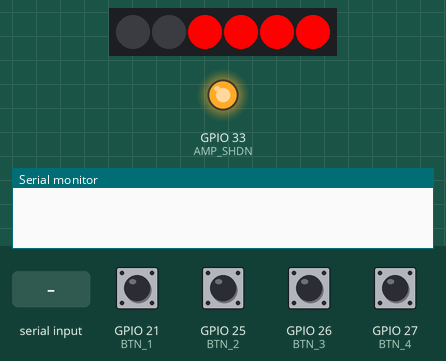
The program below on a simulated ESP32. On the bench: 6 RGB LEDs in strip order, left to right, output pins drawn as LEDs (lit = HIGH), the last lines printed to the serial monitor. The test bench sets the inputs (shaded band); at power-on: GPIO 21 (BTN_1), GPIO 25 (BTN_2), GPIO 26 (BTN_3), GPIO 27 (BTN_4) LOW. Dim RGB values are drawn brighter than linear; pins used as bus, display or sensor lines are not drawn.

Above: at 1.2 s.
1.3 s: GPIO 27 (BTN_4) pulled HIGH for 0.15 s
At 1.45 s:
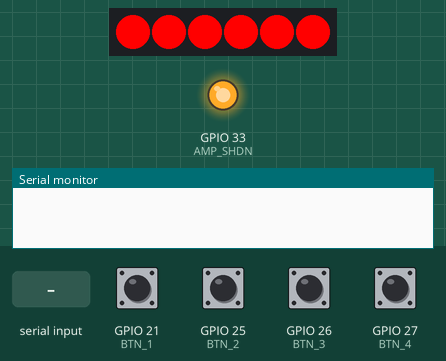
2.0 s: GPIO 21 (BTN_1) pulled HIGH for 0.15 s
At 2.05 s:
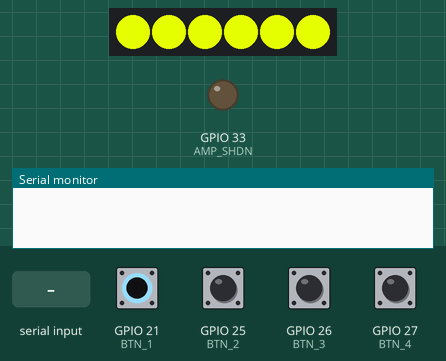
2.7 s: GPIO 26 (BTN_3) pulled HIGH for 0.15 s
At 2.95 s:
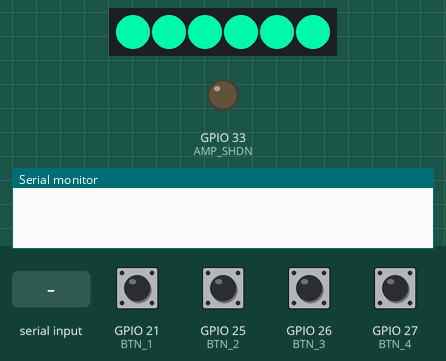
3.4 s: GPIO 26 (BTN_3) pulled HIGH for 1 s
At 3.85 s:
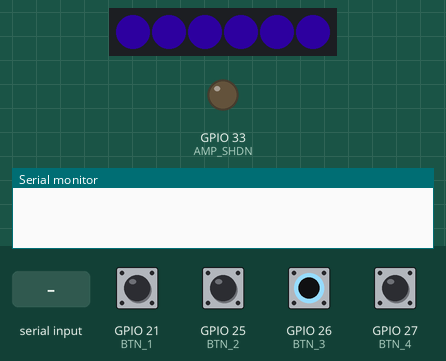
8.0 s: "1" received over Serial
At 11.06 s:
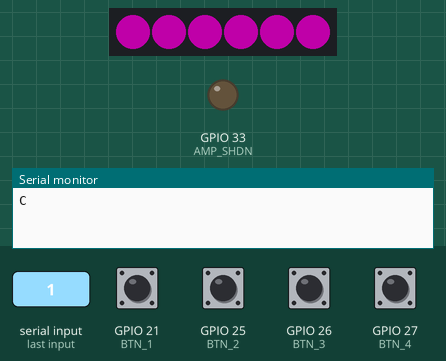
Timing chart, 0 to 15.0 s (numbered marks = the images above; inputs shaded):
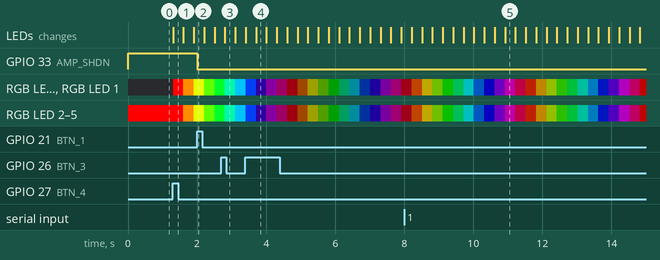

The program:

main.cpp
```cpp
#include <Arduino.h>
#include <FastLED.h>
#include <SPI.h>

#include "AudioData.h"

#define NUM_LEDS 6
CRGB leds[NUM_LEDS];
#define WS2812_PIN 22

#define CS_PIN 5
int audio_idx = 3;
SPIClass *vspi = new SPIClass(VSPI);

#define MASK 0b0011111111110000
#define GAIN_1 0x2000
#define ACTIVE 0x1000

#define BTN_1 21
#define BTN_2 25
#define BTN_3 26
#define BTN_4 27
#define AMP_SHDN 33

#define BOUNCE_TIME 5

#define uS_TO_mS_FACTOR 1000
#define TIME_TO_SLEEP  10 //ms


//state vars
bool is_fsinf_open = false;
int is_fsinf_open_buffer = 0;
#define IS_FSINF_OPEN_BUFFER_CAP 1000

uint8_t dim_value = 128;

bool playSound = false;
bool playLed = false;

bool btn1_pressed = false;
bool btn1_changed = true;
bool btn2_pressed = false;
bool btn2_changed = true;
bool btn3_pressed = false;
bool btn3_changed = true;
bool btn4_pressed = false;
bool btn4_changed = true;
uint8_t btn1_bounce = 0;
uint8_t btn2_bounce = 0;
int8_t btn3_bounce = 0;
uint8_t btn4_bounce = 0;
unsigned long next_check = 0;

long timing = micros();

bool led_change;

void leds_off(){
    for(int i = 0; i < NUM_LEDS; i++){
        leds[i] = CRGB::Black;
    }
}

void set_top_leds(CRGB color){
    leds[2] = color;
    leds[3] = color;
    leds[4] = color;
    leds[5] = color;
    led_change = true;
}

void setup() {

    esp_sleep_enable_timer_wakeup(TIME_TO_SLEEP * uS_TO_mS_FACTOR);

    vspi->begin();
    pinMode(CS_PIN, OUTPUT);

    pinMode(BTN_1, INPUT);
    pinMode(BTN_2, INPUT);
    pinMode(BTN_3, INPUT);
    pinMode(BTN_4, INPUT);

    pinMode(AMP_SHDN, OUTPUT);
    digitalWrite(AMP_SHDN, HIGH);

    Serial.begin(115200);

    //setup leds
    leds_off();
    FastLED.addLeds<WS2812B, WS2812_PIN, GRB>(leds, NUM_LEDS);

    set_top_leds(CRGB::Red);
    is_fsinf_open = false;

    FastLED.show();
}

void sendAudioData(){
    vspi->beginTransaction(SPISettings(14000000, MSBFIRST, SPI_MODE0));
    digitalWrite(vspi->pinSS(), LOW);
    uint16_t tdata = data[audio_idx] << 4;
    tdata |= ACTIVE;
    tdata &= MASK;
    vspi->transfer16(tdata);
    digitalWrite(vspi->pinSS(), HIGH);
    vspi->endTransaction();
    audio_idx = (audio_idx + 1) % length;
    if(audio_idx == 0){
        playSound = false;
        leds[0] = CRGB::Black;
        leds[1] = CRGB::Black;
        led_change = true;
        digitalWrite(AMP_SHDN, HIGH);
    }
}

void handleButtons() {

    if(btn1_bounce > 0){
        btn1_bounce -= 1;
    }

    if(btn2_bounce > 0){
        btn2_bounce -= 1;
    }

    if(btn3_bounce > 0){
        btn3_bounce -= 1;
    }

    if(btn4_bounce > 0){
        btn4_bounce -= 1;
    }

    if(digitalRead(BTN_1) == HIGH && btn1_bounce == 0 && btn1_pressed == false){
        btn1_bounce = BOUNCE_TIME;
        btn1_pressed = true;
        btn1_changed = true;
    }else if(digitalRead(BTN_1) == LOW && btn1_bounce == 0 && btn1_pressed == true){
        btn1_bounce = BOUNCE_TIME;
        btn1_pressed = false;
        btn1_changed = true;
    }

    if(digitalRead(BTN_2) == HIGH && btn2_bounce == 0 && btn2_pressed == false){
        btn2_bounce = BOUNCE_TIME;
        btn2_pressed = true;
        btn2_changed = true;
    }else if(digitalRead(BTN_2) == LOW && btn2_bounce == 0 && btn2_pressed == true){
        btn2_bounce = BOUNCE_TIME;
        btn2_pressed = false;
        btn2_changed = true;
    }

    if(digitalRead(BTN_3) == HIGH && btn3_bounce == 0 && btn3_pressed == false){
        btn3_bounce = BOUNCE_TIME;
        btn3_pressed = true;
        btn3_changed = true;
    }else if(digitalRead(BTN_3) == LOW && btn3_bounce == 0 && btn3_pressed == true){
        btn3_bounce = BOUNCE_TIME;
        btn3_pressed = false;
        btn3_changed = true;
    }

    if(digitalRead(BTN_4) == HIGH && btn4_bounce == 0 && btn4_pressed == false){
        btn4_bounce = BOUNCE_TIME;
        btn4_pressed = true;
        btn4_changed = true;
    }else if(digitalRead(BTN_4) == LOW && btn4_bounce == 0 && btn4_pressed == true){
        btn4_bounce = BOUNCE_TIME;
        btn4_pressed = false;
        btn4_changed = true;
    }
}


void handleEvents() {
    if(btn1_pressed && btn1_changed){
        btn1_changed = false;
        playSound = true;
        leds[0] = CRGB::Cyan;
        leds[1] = CRGB::Cyan;
        led_change = true;
        digitalWrite(AMP_SHDN, LOW);

    }
    if(btn2_pressed && btn2_changed){
        btn2_changed = false;
        if(is_fsinf_open) {
            set_top_leds(CRGB::Red);
            is_fsinf_open = false;
        }else{
            set_top_leds(CRGB::Green);
            is_fsinf_open = true;
        }
    }
    if(btn3_pressed && btn3_changed){
        btn3_changed = false;
        dim_value = (dim_value + 1) % 5;
        FastLED.setBrightness(32 + (50 * dim_value));
        led_change = true;
    }
    if(btn4_pressed && btn4_changed){
        btn3_changed = false;
        playLed = true;
    }
}

void handle_led(){
    if(led_change){
        led_change = false;
        FastLED.show();
    }
}

int16_t r_val = 0;
int16_t g_val = 0;
int16_t b_val = 0;
int16_t led_mode = 0;
uint8_t led_inc = 5;
void play_led() {
    if(playLed == false){
        return;
    }

    if(led_mode == 6){
        led_mode = 0;
        leds_off();
        if(is_fsinf_open){
            set_top_leds(CRGB::Green);
        } else {
            set_top_leds(CRGB::Red);
        }
        playLed = false;
        return;
    }

    if(r_val >= 255 && g_val <= 0 && b_val <= 0){
        led_mode += 1;
    }

    if(r_val >= 255 && g_val < 255 && b_val <= 0){
        g_val += led_inc;
    }else if(r_val > 0 && g_val >= 255 && b_val <= 0){
        r_val -= led_inc;
    }else if(r_val <= 0 && g_val >= 255 && b_val < 255){
        b_val += led_inc;
    }else if(r_val <= 0 && g_val > 0 && b_val >= 255){
        g_val -= led_inc;
    }else if(r_val < 255 && g_val <= 0 && b_val >= 255){
        r_val += led_inc;
    }else if(r_val >= 255 && g_val <= 0 && b_val > 0){
        b_val -= led_inc;
    }else{
        r_val = 255;
        g_val = 0;
        b_val = 0;
    }

    set_top_leds(CRGB(r_val, g_val, b_val));
    leds[0] = CRGB(r_val, g_val, b_val);
    leds[1] = CRGB(r_val, g_val, b_val);

}


void handle_serial(){
    if(Serial.available() == 0){
        return;
    }

    switch(Serial.read()){
        case 'O':
        case 'o':
            is_fsinf_open = true;
            set_top_leds(CRGB::Green);
        break;
        case 'C':
        case 'c':
            is_fsinf_open = false;
            set_top_leds(CRGB::Red);
        break;
        case 'M':
        case 'm':
            playSound = true;
            digitalWrite(AMP_SHDN, LOW);
        break;
        case 'L':
        case 'l':
            playLed = true;
        break;
        case '0':
            dim_value = 0;
            FastLED.setBrightness(32 + (50 * dim_value));
            led_change = true;
        break;
        case '1':
            dim_value = 1;
            FastLED.setBrightness(32 + (50 * dim_value));
            led_change = true;
        break;
        case '2':
            dim_value = 2;
            FastLED.setBrightness(32 + (50 * dim_value));
            led_change = true;
        break;
        case '3':
            dim_value = 3;
            FastLED.setBrightness(32 + (50 * dim_value));
            led_change = true;
        break;
        case '4':
            dim_value = 4;
            FastLED.setBrightness(32 + (50 * dim_value));
            led_change = true;
        break;

    }
}

void loop()
{
    if(next_check < micros()){
        handleButtons();
        handleEvents();
        play_led();
        handle_led();
        handle_serial();
        next_check = micros() + 10000;

        if(is_fsinf_open_buffer == IS_FSINF_OPEN_BUFFER_CAP){
            is_fsinf_open_buffer = 0;
            Serial.print('O');
        }else if(is_fsinf_open_buffer == -IS_FSINF_OPEN_BUFFER_CAP){
            is_fsinf_open_buffer = 0;
            Serial.print('C');
        }else{
            is_fsinf_open_buffer += is_fsinf_open ? 1 : -1;
        }
    }

    long currentTime = micros();
    if (playSound && (currentTime - timing) >= (1000000 / sample_rate))
    {
        timing = currentTime;
        sendAudioData();
    }else if (!playSound){
       //esp_light_sleep_start();
    }

}
```

Source omitted: AudioData.h (data table, 400143 bytes)

Measured:
- after the input at 1.3 s, RGB LED 0, RGB LED 1: off → RGB(255, 0, 0) at once, → RGB(255, 140, 0) 0.30 s later, → RGB(230, 255, 0) 0.30 s later; RGB LED 2–5: RGB(255, 0, 0) → RGB(255, 140, 0) after 0.31 s, → RGB(230, 255, 0) 0.30 s later; the LEDs: change at once (image 1)
- after the input at 2.0 s, GPIO 33 (AMP_SHDN): HIGH → LOW at once
